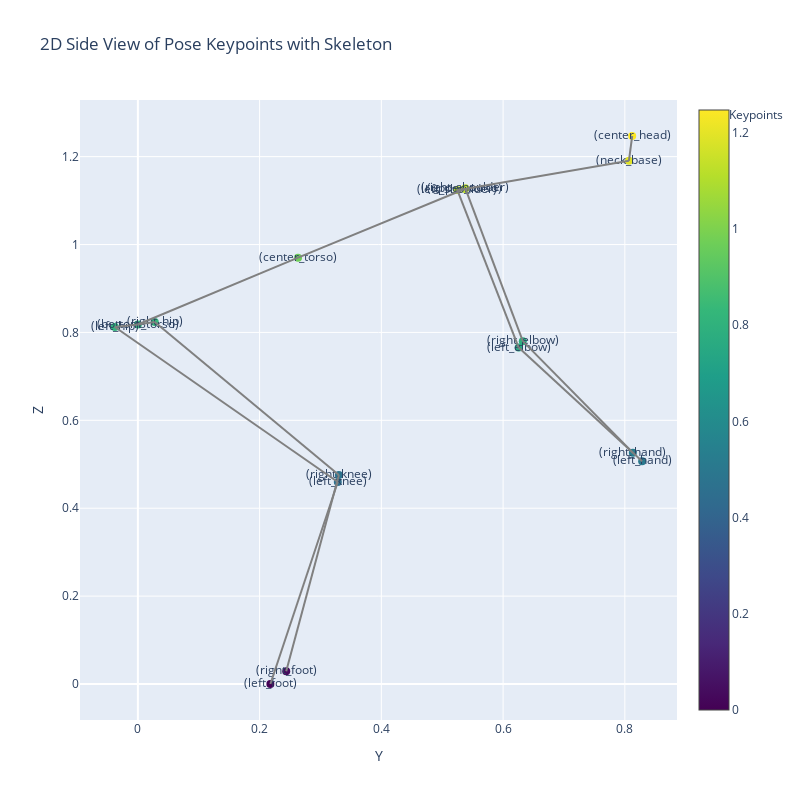

Notebook code for this chart:
### Markdown cell above
### Visualize The rotated keypoints from side view

### Code cell
# Instead of setting X to 0, we'll just use Y and Z coordinates
to_visualize_keypoints = rotated_keypoints

# Create figure (using go.Figure instead of 3D)
fig = go.Figure()

# Add points (using Scatter instead of Scatter3d)
fig.add_trace(go.Scatter(
    x=to_visualize_keypoints[:, 1],  # Y coordinates
    y=to_visualize_keypoints[:, 2],  # Z coordinates
    mode='markers+text',
    marker=dict(
        size=8,
        color=keypoints[:, 2],
        colorscale='Viridis',
        showscale=True
    ),
    text=[f'({keypoints_names[i]})' for i, name in enumerate(to_visualize_keypoints)],
    hovertemplate='<b>%{text}</b><br>' +
                  'y: %{x:.3f}<br>' +  # Note: x in the plot is y-coordinate
                  'z: %{y:.3f}<br>',   # Note: y in the plot is z-coordinate
    name='Keypoints'
))

# Add lines for skeleton (using Scatter instead of Scatter3d)
for connection in skeleton_connections:
    start_idx, end_idx = connection
    fig.add_trace(go.Scatter(
        x=[to_visualize_keypoints[start_idx][1], to_visualize_keypoints[end_idx][1]],  # Y coordinates
        y=[to_visualize_keypoints[start_idx][2], to_visualize_keypoints[end_idx][2]],  # Z coordinates
        mode='lines',
        line=dict(color='gray', width=2),
        hoverinfo='skip',
        showlegend=False
    ))

# Update layout for 2D
fig.update_layout(
    title='2D Side View of Pose Keypoints with Skeleton',
    xaxis_title='Y',
    yaxis_title='Z',
    width=800,
    height=800
)

# Show the plot
fig.show()

### Figure 1 — Plotly figure (JSON) as saved in the notebook; plotly's stock layout.template omitted (floating-point values rounded to 4 significant figures)
{"data": [{"hovertemplate": "<b>%{text}</b><br>y: %{x:.3f}<br>z: %{y:.3f}<br>", "marker": {"color": [0.818, 0.8125, 0.4596, 0, 0.8237, 0.4754, 0.02893, 0.9701, 1.126, 1.191, 1.247, 1.128, 0.7802, 0.5261, 1.124, 0.7656, 0.5066], "colorscale": [[0, "#440154"], [0.1111, "#482878"], [0.2222, "#3e4989"], [0.3333, "#31688e"], [0.4444, "#26828e"], [0.5556, "#1f9e89"], [0.6667, "#35b779"], [0.7778, "#6ece58"], [0.8889, "#b5de2b"], [1, "#fde725"]], "showscale": true, "size": 8}, "mode": "markers+text", "name": "Keypoints", "text": ["(bottom_torso)", "(left_hip)", "(left_knee)", "(left_foot)", "(right_hip)", "(right_knee)", "(right_foot)", "(center_torso)", "(upper_torso)", "(neck_base)", "(center_head)", "(right_shoulder)", "(right_elbow)", "(right_hand)", "(left_shoulder)", "(left_elbow)", "(left_hand)"], "type": "scatter", "x": [0, -0.0378, 0.3284, 0.2177, 0.02775, 0.3302, 0.2437, 0.2631, 0.5371, 0.8067, 0.8121, 0.5379, 0.6324, 0.8132, 0.5248, 0.6256, 0.8284], "y": [0.818, 0.8125, 0.4596, 0, 0.8237, 0.4754, 0.02893, 0.9701, 1.126, 1.191, 1.247, 1.128, 0.7802, 0.5261, 1.124, 0.7656, 0.5066]}, {"hoverinfo": "skip", "line": {"color": "gray", "width": 2}, "mode": "lines", "showlegend": false, "type": "scatter", "x": [0, 0.2631], "y": [0.818, 0.9701]}, {"hoverinfo": "skip", "line": {"color": "gray", "width": 2}, "mode": "lines", "showlegend": false, "type": "scatter", "x": [0.2631, 0.5371], "y": [0.9701, 1.126]}, {"hoverinfo": "skip", "line": {"color": "gray", "width": 2}, "mode": "lines", "showlegend": false, "type": "scatter", "x": [0.5371, 0.8067], "y": [1.126, 1.191]}, {"hoverinfo": "skip", "line": {"color": "gray", "width": 2}, "mode": "lines", "showlegend": false, "type": "scatter", "x": [0.8067, 0.8121], "y": [1.191, 1.247]}, {"hoverinfo": "skip", "line": {"color": "gray", "width": 2}, "mode": "lines", "showlegend": false, "type": "scatter", "x": [0, -0.0378], "y": [0.818, 0.8125]}, {"hoverinfo": "skip", "line": {"color": "gray", "width": 2}, "mode": "lines", "showlegend": false, "type": "scatter", "x": [-0.0378, 0.3284], "y": [0.8125, 0.4596]}, {"hoverinfo": "skip", "line": {"color": "gray", "width": 2}, "mode": "lines", "showlegend": false, "type": "scatter", "x": [0.3284, 0.2177], "y": [0.4596, 0]}, {"hoverinfo": "skip", "line": {"color": "gray", "width": 2}, "mode": "lines", "showlegend": false, "type": "scatter", "x": [0, 0.02775], "y": [0.818, 0.8237]}, {"hoverinfo": "skip", "line": {"color": "gray", "width": 2}, "mode": "lines", "showlegend": false, "type": "scatter", "x": [0.02775, 0.3302], "y": [0.8237, 0.4754]}, {"hoverinfo": "skip", "line": {"color": "gray", "width": 2}, "mode": "lines", "showlegend": false, "type": "scatter", "x": [0.3302, 0.2437], "y": [0.4754, 0.02893]}, {"hoverinfo": "skip", "line": {"color": "gray", "width": 2}, "mode": "lines", "showlegend": false, "type": "scatter", "x": [0.5371, 0.5248], "y": [1.126, 1.124]}, {"hoverinfo": "skip", "line": {"color": "gray", "width": 2}, "mode": "lines", "showlegend": false, "type": "scatter", "x": [0.5248, 0.6256], "y": [1.124, 0.7656]}, {"hoverinfo": "skip", "line": {"color": "gray", "width": 2}, "mode": "lines", "showlegend": false, "type": "scatter", "x": [0.6256, 0.8284], "y": [0.7656, 0.5066]}, {"hoverinfo": "skip", "line": {"color": "gray", "width": 2}, "mode": "lines", "showlegend": false, "type": "scatter", "x": [0.5371, 0.5379], "y": [1.126, 1.128]}, {"hoverinfo": "skip", "line": {"color": "gray", "width": 2}, "mode": "lines", "showlegend": false, "type": "scatter", "x": [0.5379, 0.6324], "y": [1.128, 0.7802]}, {"hoverinfo": "skip", "line": {"color": "gray", "width": 2}, "mode": "lines", "showlegend": false, "type": "scatter", "x": [0.6324, 0.8132], "y": [0.7802, 0.5261]}], "layout": {"height": 800, "title": {"text": "2D Side View of Pose Keypoints with Skeleton"}, "width": 800, "xaxis": {"title": {"text": "Y"}}, "yaxis": {"title": {"text": "Z"}}}}
